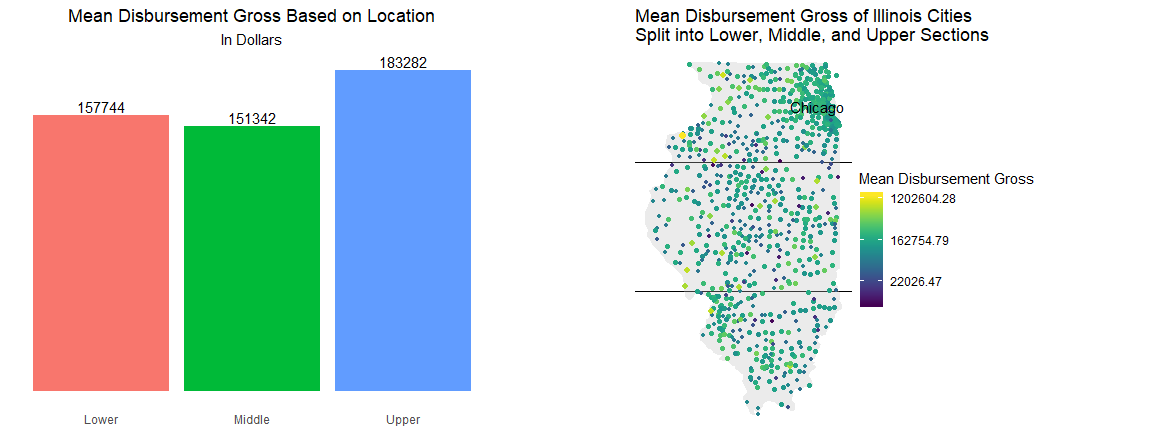

Reproduce this figure in R.
#import libs
library(ggplot2)
library(tidyverse)
library(zipcode)
library(mapdata)
library(viridis)
library(gridExtra)
library(grid)
library(lattice)

 

  
#read datasets needed
sba <- read_csv("https://uofi.box.com/shared/static/vi37omgitiaa2yyplrom779qvwk1g14x.csv", 
                col_types = cols(DisbursementGross = col_number(), CreateJob = col_number(), Zip = col_character()))
sba$Zip = clean.zipcodes(sba$Zip)


zipcodes_IL <- read_delim("https://public.opendatasoft.com/explore/dataset/us-zip-code-latitude-and-longitude/download/?format=csv&refine.state=IL&timezone=America/Chicago&lang=en&use_labels_for_header=true&csv_separator=%3B", ";")
 

  

 


  
#cleaning sba a little
sba_IL <- subset(sba, sba$State == "IL")
sba_IL$City <- tolower(sba_IL$City)
sba_IL <- summarise_at(group_by(sba_IL, City), vars(DisbursementGross), funs(mean(.,na.rm=FALSE)))
 

  
#assigning quantiles
sba_IL$quantile <- with(sba_IL, cut(DisbursementGross, quantile(DisbursementGross)))
levels(sba_IL$quantile) <- paste(c("1st", "2nd", "3rd", "4th", "5th"), "Quantile")
sba_IL$quantile <- as.ordered(sba_IL$quantile)
 

  
#cleaning zipcodes
zipcodes_IL$City <- tolower(zipcodes_IL$City)
zipcodes_IL <- summarise_at(group_by(zipcodes_IL, City), vars(Latitude, Longitude), funs(mean(.,na.rm = FALSE)))
 


  
#merging two datasets
sba_merged <- merge(sba_IL, zipcodes_IL)
 

#assigning sections  
sba_merged$Section = ifelse(sba_merged$Latitude >= 41, "Upper", ifelse(sba_merged$Latitude <= 39, "Middle", "Lower"))

sba_merged$"Mean Disbursement Gross" = sba_merged$DisbursementGross
 


#illinois state outline  
Illinois <- map_data("county") %>% filter(region == "illinois")
 


  
#map section
map <- ggplot() +
  geom_hline(aes(yintercept = 41)) + geom_hline(aes(yintercept = 39)) + 
  geom_polygon(data = Illinois, aes(x=long, y = lat, group = group), fill="grey", alpha=0.3) +
  geom_point( data=sba_merged, aes(x=Longitude, y=Latitude, size= `Mean Disbursement Gross`,  color= `Mean Disbursement Gross`)) +
  scale_size_continuous(range=c(1,2)) +
  scale_color_viridis(trans="log") +
  theme_void() + coord_map() + guides(size = FALSE) + ggtitle("Mean Disbursement Gross of Illinois Cities \nSplit into Lower, Middle, and Upper Sections") + annotate(geom="text", x=-88, y=41.85169, label="Chicago", color="black")

 
#creating dataset for barplot
sba_merged2 <- summarise_at(group_by(sba_merged, Section), vars(DisbursementGross), funs(mean(.,na.rm=FALSE)))


#bar plot 
bar <- ggplot(data = sba_merged2, aes(x = Section, y = DisbursementGross, fill = Section)) +
  geom_bar(stat = "identity") + ylab("Mean Disbursement Gross in Dollars") + xlab("Section") + theme_minimal() +
  theme(legend.position = "none", panel.grid = element_blank(),
        axis.title = element_blank(),
        axis.text.y = element_blank(),
        plot.title = element_text(hjust = 0.5),
        plot.subtitle = element_text(hjust = 0.5)) +  geom_text(aes(label= trunc(DisbursementGross)), position=position_dodge(width=0.9), vjust=-0.25) + 
  ggtitle("Mean Disbursement Gross Based on Location") + labs(subtitle = "In Dollars")
  
 

#putting together  
grid.arrange(bar, map, layout_matrix = rbind(c(1,1,1,2,2,2,2), c(1,1,1,2,2,2,2)))
 
